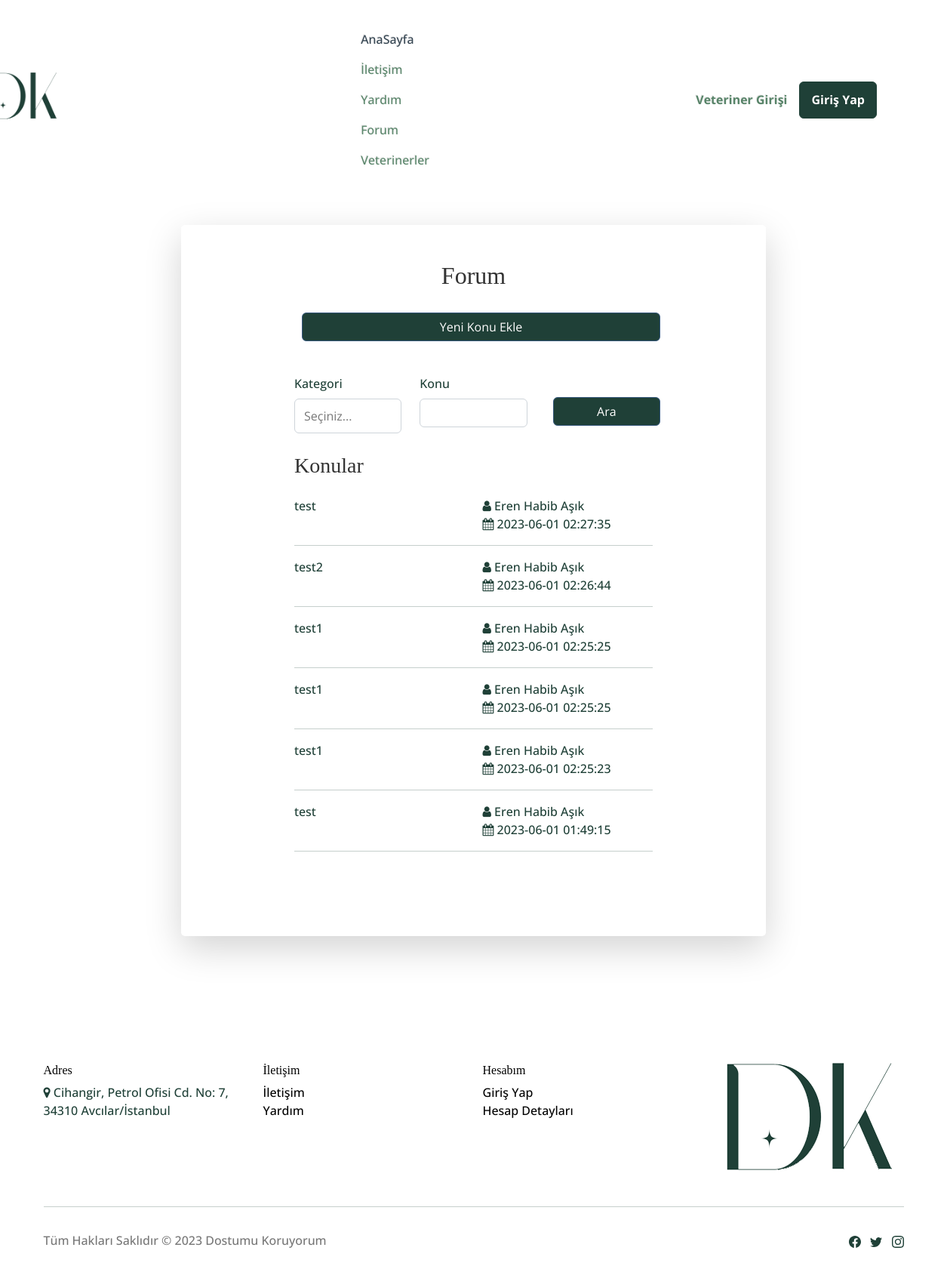
The page /DK/forum.php on the database its author committed.
### tables this page shows
CREATE TABLE `topic` (
  `id` int(11) NOT NULL AUTO_INCREMENT,
  `userId` int(11) DEFAULT NULL,
  `categoryId` int(11) DEFAULT NULL,
  `title` text,
  `subject` text,
  `createdDate` datetime DEFAULT NULL,
  `isActive` int(11) DEFAULT NULL,
  `isDeleted` int(11) DEFAULT NULL,
  PRIMARY KEY (`id`)
);

### DK/forum.php (the view, shortened to what this page needs)
<?php
include 'header.php';
?>
 <?php
$sql = "SELECT c.id, c.categoryId, c.createdDate, c.title, CONCAT(u.firstname, ' ', u.lastname) AS kisi FROM topic c
INNER JOIN USER u ON u.id = c.userId
WHERE 1=1 AND c.isDeleted = 0 AND c.isActive = 1";
$data = [];
$query = false;
$title = "";
$sql .= " ORDER BY c.id DESC";
$sorgu = $db->prepare($sql);
if ($query == true) {
  $sorgu->execute($data);
} else {
  $sorgu->execute();
}
 ?>
<div class="row " style="margin-top: 50px;margin-left: 150px;margin-right: 150px;padding-right: 90px;padding-left: 90px;">
  <div class="col-sm-12 col-lg-12 col-xl-12 col-xxl-12 bg-white shadow-lg" style="border-radius: 5px;padding-left: 202px;padding-right: 202px;margin-left: 0px;margin-right: -56px;">
    <div class="p-5" style="padding-left: 8px;margin-left: -100px;margin-right: -100px;">
      <div class="text-center">
        <h2 class="text-dark mb-4">Forum</h2>
        <a href="/konu-ekle.php" class="btn btn-primary d-block btn-user w-100 " style="margin-top:30px;" style="background: #1f4037;" />Yeni Konu Ekle </a>
        <br>
      </div>
      <div class="user">
        <form method="get" action="">
          <div class="row">
            <div class="col-4">
              <label for="category">Kategori</label>
              <select class="form-control form-control-user" name="category" id="category" style="height:fit-content;">
                <option value="-1">Seçiniz...</option>
              </select>
            </div>
            <div class="col-4">
              <label for="konu">Konu</label>
              <input class="form-control form-control-user" type="text" name="konu" id="konu" value="<?php echo str_replace("%","",$title); ?>">
            </div>
            <div class="col-4">
              <input class="btn btn-primary d-block btn-user w-100 " style="margin-top:30px;" type="submit" id="ok" name="ok" style="background: #1f4037;" value="Ara" />
            </div>
          </div>
        </form>
        <div>
          <div class="row">
            <h3 class="text-dark mb-4">Konular</h3>
          </div>
<?php
          while ($row = $sorgu->fetch(PDO::FETCH_ASSOC)) {
                  $id = $row['id'];
                  $title = $row['title'];
                  $kisi = $row['kisi'];
                  $createdDate = $row['createdDate'];
               echo " <a class='forum-veteriner-search' href='/konu.php?id=$id'>";
               echo " <div class='row '>";
               echo "  <div class='col-md-6'>$title</div>";
               echo "   <div class='col-md-5'><i class='fa fa-user' aria-hidden='true'></i> $kisi";
               echo "  <br><i class='fa fa-calendar' aria-hidden='true'></i> $createdDate";
               echo "  </div>";
               echo "  </div>";
               echo "    <hr>";
               echo "   </a>";
                }
                ?>
        </div>
      </div>
      <br>
      <br>
    </div>
  </div>
</div>
<br>
<br>
<br> <?php
      include 'footer.php';
      ?> <script src="assets/bootstrap/js/bootstrap.min.js"></script>
</body>

### DK/header.php (shortened to what this page needs)
<head>
    <link rel="stylesheet" href="https://cdn.jsdelivr.net/npm/bootstrap@4.6.2/dist/css/bootstrap.min.css">
    <link rel="stylesheet" href="https://cdnjs.cloudflare.com/ajax/libs/limonte-sweetalert2/7.2.0/sweetalert2.min.css">
    <link rel='stylesheet' href='https://cdnjs.cloudflare.com/ajax/libs/jqueryui/1.12.1/jquery-ui.min.css'>
    <link rel="stylesheet" href="assets/bootstrap/css/bootstrap.min.css">
    <link rel="stylesheet" href="assets/fonts/fontawesome-all.min.css">
    <link rel="stylesheet" href="assets/css/style.css">
    <link rel="stylesheet" href="https://cdnjs.cloudflare.com/ajax/libs/animate.css/3.5.2/animate.min.css">
    <link rel="stylesheet" href="https://cdnjs.cloudflare.com/ajax/libs/aos/2.3.4/aos.css">
    <link rel="stylesheet" href="https://cdnjs.cloudflare.com/ajax/libs/Swiper/6.4.8/swiper-bundle.min.css">
    <link rel="stylesheet" href="https://stackpath.bootstrapcdn.com/font-awesome/4.7.0/css/font-awesome.min.css">
<body>
<section id="services" class="services" style="margin-top: 0px;">
        <nav class="navbar navbar-dark navbar-expand-xxl sticky-top pulse animated py-3" style="background: rgba(255,255,255,0.52);color: rgb(27,60,94);padding-left: 141px;padding-bottom: 15px;margin-left: -150px;margin-top: 0px;padding-top: 15px;margin-bottom: 0px;">
            <div class="container mt-3 ">
            <a class="navbar-brand d-flex align-items-center" href="index.php" style="margin-right: 10px;margin-left: -100px;padding-right: 0px;">
            <img class="mobil-img" src="assets/logo/dk_logo.png" style="width:150px"/>
            </a>
                    <ul class="navbar-nav mx-auto">
                        <li class="nav-item" style="margin-left: -202px;"><a class="nav-link active" href="index.php" style="margin-right: 0px;margin-left: 202px;"><span style="color: rgb(53, 69, 82);">AnaSayfa</span></a></li>
                        <li class="nav-item"><a class="nav-link active" href="contact.php" style="color: rgba(10,77,37,0.66);margin-right: 0px;">İletişim</a></li>
                        <li class="nav-item"><a class="nav-link active" href="yardim.php" style="color: rgba(10,77,37,0.66);margin-right: 0px;">Yardım</a></li>
                        <li class="nav-item"><a class="nav-link active" href="forum.php" style="color: rgba(10,77,37,0.66);margin-right: 0px;">Forum</a></li>
                        <li class="nav-item"><a class="nav-link active" href="veteriner_arama.php" style="color: rgba(10,77,37,0.66);margin-right: 0px;">Veterinerler</a></li>
                    </ul>
                                    <?php
                                        if ($_SESSION["id"] == null) {
                                            echo  "<a class='nav-link active' data-bss-hover-animate='bounce' href='veterinary/veterinarylogin.php'><strong><span style='color: rgba(10, 77, 37, 0.66);'style='text-decoration: none'>Veteriner Girişi</span></strong></a>"."<br>";
                                            echo  "<button class='btn btn-primary' data-bss-hover-animate='bounce' type='button' style='background: #1f4037;box-shadow: 0px 0px;width: 102.5px;height: 49px;margin: 16px;backdrop-filter: opacity(0);border-color: #1f4037;margin-right: 19px;'>";
                                            echo  "<a class='nav-link active' data-bss-hover-animate='bounce' href='login.php'><strong><span style='color: #ffffff' style='text-decoration: none'>Giriş Yap</span></strong></a> ";
                                        }
                                        else{
                                            echo  "<div style='cursor:pointer;' onclick=\"window.location.href = '\\accountdetails.php'\"/> <i class='fa fa-user' aria-hidden='true'></i>
                                                    ".$_SESSION['firstname']." ".$_SESSION['lastname'].
                                                    "</div>";
                                        }
                                    ?>
                </div>
        </nav>

### DK/footer.php (shortened to what this page needs)
<br>
<br>
<div class="container py-4 py-lg-5"  style="padding-left: 0px;padding-right: 0px;">
    <div class="row justify-content-center">
        <div class="col-sm-4 col-md-3 text-center text-lg-start d-flex flex-column item">
            <h3 class="fs-6">Adres</h3>
          <p><i class="fa fa-map-marker" aria-hidden="true"></i> Cihangir, Petrol Ofisi Cd. No: 7, 34310 Avcılar/İstanbul</p>
        </div>
        <div class="col-sm-4 col-md-3 text-center text-lg-start d-flex flex-column item">
            <h3 class="fs-6">İletişim</h3>
            <ul class="list-unstyled">
                <li><a class="link-secondary footer-link" href="/contact.php"><span style="color: rgb(0, 0, 0);">İletişim</span></a></li>
                <li><a class="link-secondary footer-link" href="/yardim.php"><span style="color: rgb(0, 0, 0);">Yardım</span></a></li>
            </ul>
        </div>
        <div class="col-sm-4 col-md-3 text-center text-lg-start d-flex flex-column item">
            <h3 class="fs-6">Hesabım</h3>
            <ul class="list-unstyled">
                <li><a class="link-secondary footer-link" href="/login.php"><span style="color: rgb(0, 0, 0);">Giriş Yap</span> <span style="color: rgb(0, 0, 0);"></span></a></li>
                <li><a class="link-secondary footer-link" href="/accountDetails.php"><span style="color: rgb(0, 0, 0);">Hesap Detayları</span></a></li>
            </ul>
        </div>
        <div class="col-lg-3 text-center text-lg-start d-flex flex-column align-items-center order-first align-items-lg-start order-lg-last item social">
            <div class="fw-bold d-flex align-items-center mb-2">
                <img src="assets/logo/dk_logo.png" />
            </div>
        </div>
    </div>
    <hr>
    <div class="d-flex justify-content-between align-items-center pt-3">
        <p class="text-muted mb-0">Tüm Hakları Saklıdır © 2023 Dostumu Koruyorum</p>
        <ul class="list-inline mb-0">
            <li class="list-inline-item"></li>
            <li class="list-inline-item"></li>
            <li class="list-inline-item"></li>
        </ul>
    </div>
</div>

### DK/assets/css/style.css (style rules this page uses)
.form-control { box-shadow: none; font-size: 16px; padding: 10px 12px; transition: border-color .08s ease-in-out,box-shadow .08s ease-in-out; }
.btn { margin: 0px 10px; margin-bottom: 20px; }
h1, h2, h3 { font-family: 'Playfair Display', serif; color: #000000; }
.services { padding-bottom: 30px; }
.forum-veteriner-search { text-decoration: none !important; color: rgba(var(--bs-dark-rgb),var(--bs-text-opacity))!important; }
.footer-link { text-decoration: none !important; }

### rows shown on the page
topic: title "test", kisi "Eren Habib Aşık", createdDate "2023-06-01 02:27:35"
topic: title "test2", kisi "Eren Habib Aşık", createdDate "2023-06-01 02:26:44"
topic: title "test1", kisi "Eren Habib Aşık", createdDate "2023-06-01 02:25:25"
topic: title "test1", kisi "Eren Habib Aşık", createdDate "2023-06-01 02:25:25"
topic: title "test1", kisi "Eren Habib Aşık", createdDate "2023-06-01 02:25:23"
topic: title "test", kisi "Eren Habib Aşık", createdDate "2023-06-01 01:49:15"
